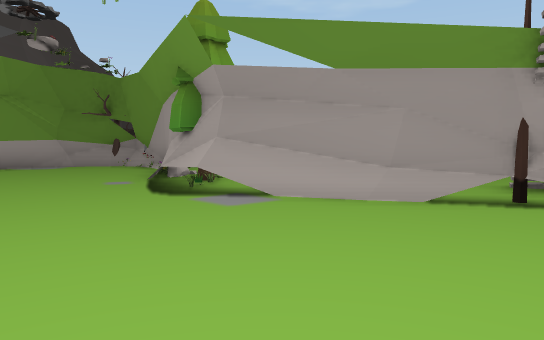
[1] (above)

12 first-person views from a walk through a Unity game level. The camera is 1.5 m above the floor, tilts 4° down and sees 70° across. The floor is counted in squares, 2 m on a side. Each view is taken from the middle of a square. On the plan, view 1 faces up. The plan holds only what a view shows up to about 12 squares ahead; the rest is blank. The place goes on beyond the plan. Some animated figures are not drawn. Some surface patterns are stand-ins.

[2]
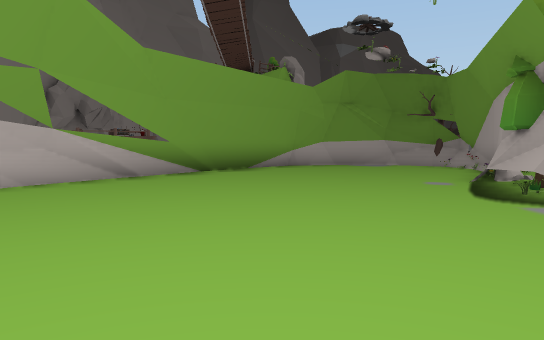

[3]
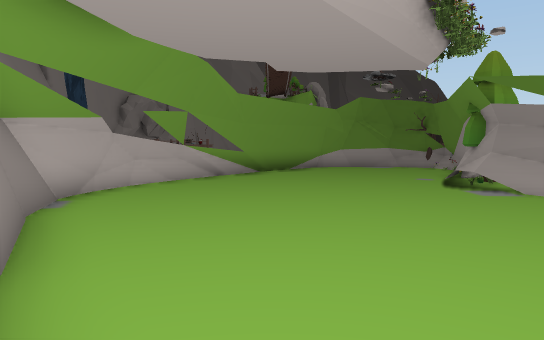

[4]
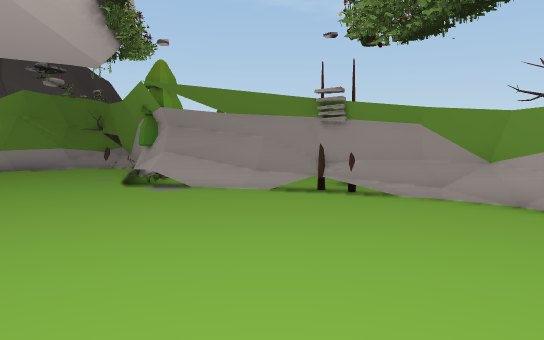

[5]
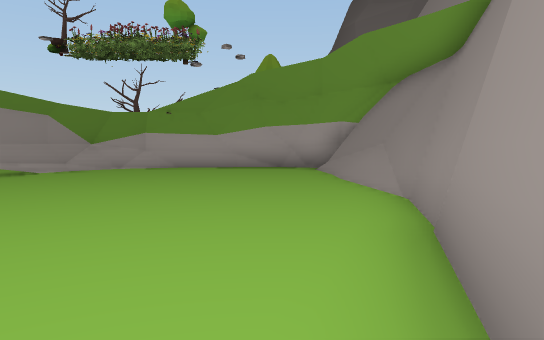

[6]
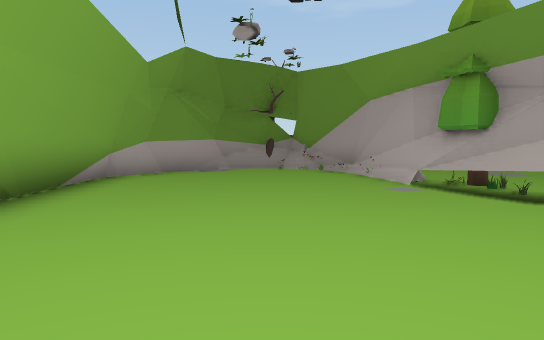

[7]
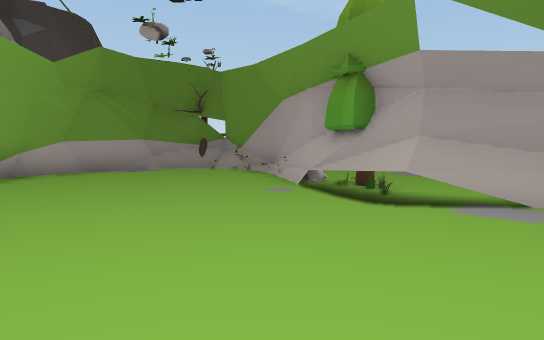

[8]
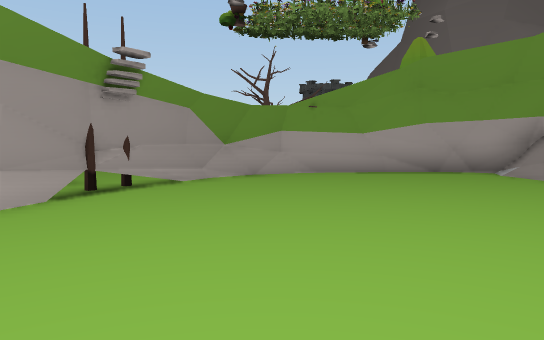

[9]
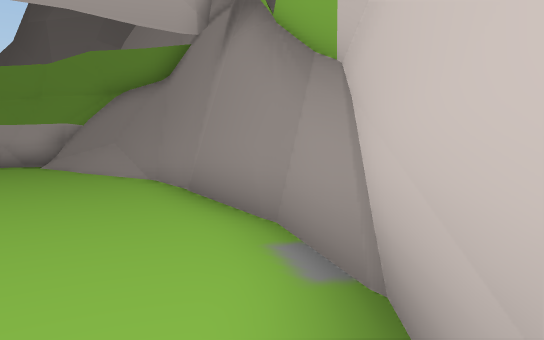

[10]
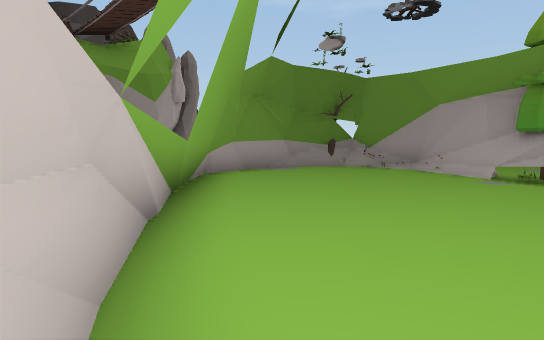

[11]
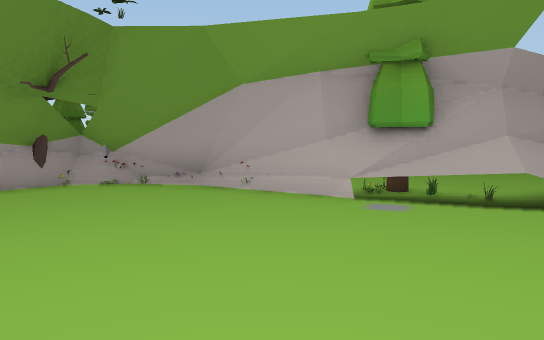

[12]
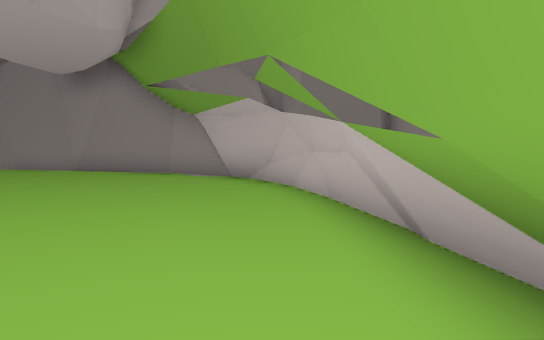

### Floor plan
Points are (right, up) in squares from view 1. A wall is a line through its corners. A room is listed if a view was taken in it or the views show most of it. See-through windows are left out.
Room 1 (views 1, 2, 3, 4, 5, 6, 7, 8, 9, 10, 11, 12)
walls: (-1, 6.5) (-1.8, 7.5); (0.6, 5.8) (-1.3, 6.4) (-1.9, 7.6); (1.7, 5.3) (-1.1, 6.6) (-1.3, 7); (2.5, 5) (-1.2, 6.2); (-7.8, 1.6) (-7.4, 0.4); (-7.7, 0.7) (-6.9, -0.8); (-4.6, -2.6) (0.8, -4.2); (-7.3, -0.2) (-5.5, -2.4); (-2.4, 9.2) (-3, 11); (-6.1, -1.8) (-5.5, -2); (-6, -1.9) (-4.4, -2.8); (-2.1, -3.4) (-1.3, -3.9); (-8, 5.3) (-8, 2); (-1.5, -3.8) (1.2, -4.5); (-2.6, 10) (-3, 10.9); (-8.6, 5.5) (-7.6, 0.6); (5.2, 3.6) (3.5, 4.5); (0.1, -4.1) (1.5, -4.1); (5.4, 3.6) (3.8, 4.4); (-2.8, 10.4) (-3.6, 11.8); (5.5, 3.4) (5, 3.8); (0.8, -4.3) (1.5, -4.3); (0.9, -4.6) (3.3, -4.6); (2.1, -4.8) (3.2, -4.8) (3.5, -4.7) (4.1, -4.6); (3.3, -4.5) (5.4, -4.1); (-8.6, 9.5) (-8, 4.6); (-8, 10.5) (-8.3, 10); (-4.1, 12.4) (-4.5, 12.7); (-7.8, 10.8) (-8.3, 10.1); (7, -1) (6.7, 1.6); (5.3, -3.9) (5.8, -3.9); (-5.4, 12.5) (-6.3, 12.3); (5.6, -3.7) (5.9, -3.8); (-5.4, 12.6) (-6.4, 12.1); (-6.4, 12.2) (-8.1, 10.4); (6.6, -2.8) (6.8, -2.3); (5.6, -4.2) (6, -3.9); (6.2, -3.7) (6.9, -2.6) (7.1, -0.4); (6.8, -3.1) (7, -2.4)
low walls: (0.6, 5.5) (-0.9, 6); (2.6, 4.9) (1.5, 5.2); (-2.7, 9.4) (-3, 11); (-8.2, 5.8) (-8.2, 4); (6.7, 1) (6.6, 1.5); (-8.7, 9.4) (-8.4, 4.9); (4.5, -3.9) (5.6, -3.7); (5.8, -3.6) (6.1, -3.6); (-6.3, 12.3) (-7, 11.6); (7, -1.9) (7, -0.9)
ways out: opening at (-2.5, 8.5); opening at (5.2, 2.8)
objects: other object (-5, 12); other object (-2, 8); other object (7, 2)

Where each view was taken, in squares from view 1:
view 1: 0 up, 0 right, facing up
view 2: 0 up, 0 right, facing up-left
view 3: 4 down, 2 right, facing up-left
view 4: 4 down, 2 right, facing up
view 5: 2 down, 5 left, facing right
view 6: 1 up, 5 left, facing up
view 7: 1 up, 3 left, facing up
view 8: 2 up, 3 left, facing right
view 9: 0 up, 7 left, facing down-right
view 10: 0 up, 7 left, facing up
view 11: 5 up, 7 left, facing up-right
view 12: 7 up, 7 left, facing down
